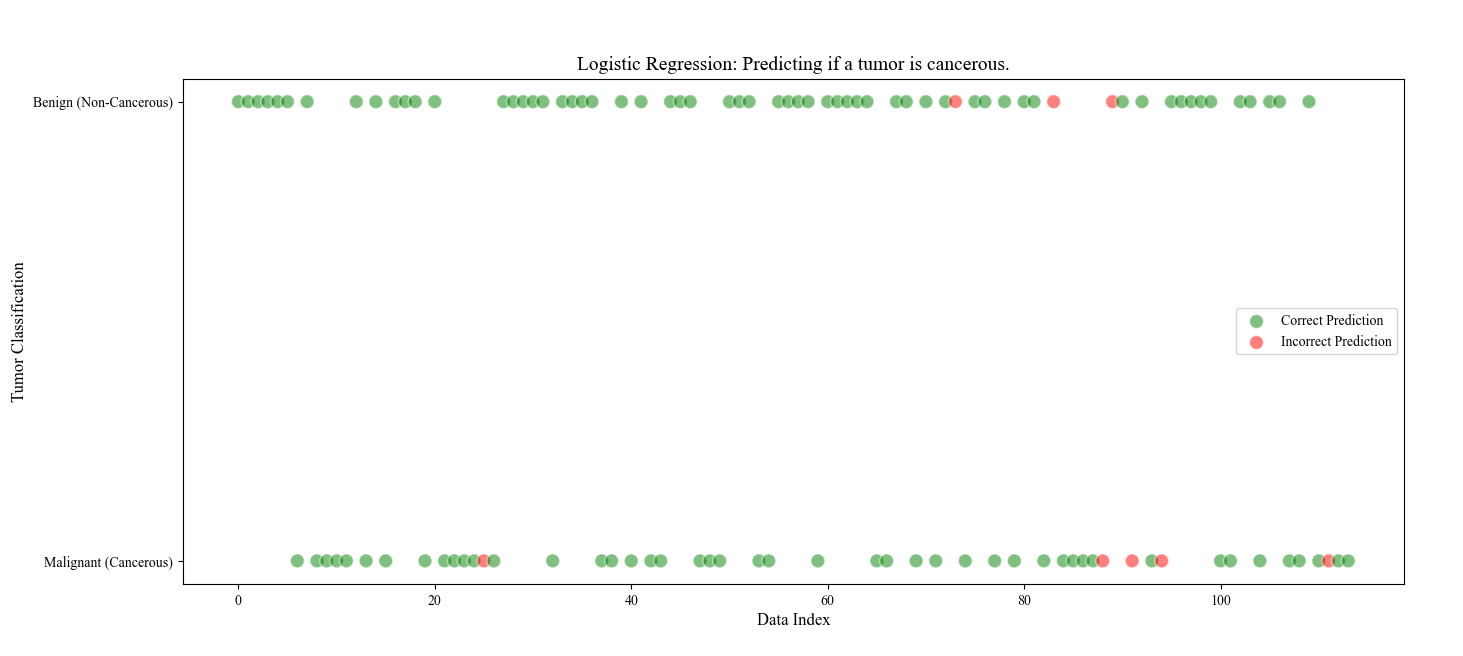

Here is the Python script that generated this plot:
import matplotlib.pyplot as plt
import numpy as np
from sklearn import datasets
from sklearn.model_selection import train_test_split


class LogisticRegression:
    """
    Logistic Regression:
    -> Create probabilities, instead of predicted outcome.
    -> The sigmoid function maps any real-valued number into the range (0, 1), which can correspond to a proability.
    -> So we can plug in a value/prediction to the sigmoid function, and get a corresponding probability.
    -> Optimisation algorithms, such as gradient descent, are used to find optimised model parameters.
    -> The optimisation algorithms iteratively adjust the parameters to minimize a cost function.
    -> The optimisation process enhances the model's ability to make accurate predictions.

    Training:
    1. Predict results using y = (1+exp(-wx+b))^(-1), with w_0 = b_0 = 0.
    2. Calculate error in prediction.
    3. Using gradient descent to find new weight and new bias values.
    4. Repeat n times.

    Testing:
    1. Plug in value from data point into sigmoid function.
    2. Choose label based on given probability.
    """

    def __init__(self, learning_rate=0.001, n_iterations=1000):
        self.learning_rate = learning_rate
        self.n_iterations = n_iterations
        self.weights = None
        self.bias = None

    def fit(self, x, y):
        """Fit the logistic regression model to the training data."""
        n_samples, n_features = x.shape
        self.weights = np.zeros(n_features)
        self.bias = 0

        for _ in range(self.n_iterations):
            # Find linear predictions, then plug into sigmoid to get probabilities:
            linear_predictions = np.dot(x, self.weights) + self.bias
            sigmoid_probabilities = self._sigmoid_function(linear_predictions)

            # Compute gradients of the loss function, wrt weight and bias:
            dw = (1 / n_samples) * np.dot(x.T, (sigmoid_probabilities - y))
            db = (1 / n_samples) * np.sum(sigmoid_probabilities - y)

            # Gradient descent functions:
            self.weights = self.weights - self.learning_rate * dw
            self.bias = self.bias - self.learning_rate * db

    def predict(self, x):
        """Predict the target values using the logistic regression model."""
        y_linear_predictions = np.dot(x, self.weights) + self.bias
        y_sigmoid_probabilities = self._sigmoid_function(y_linear_predictions)
        predictions = [0 if i <= 0.5 else 1 for i in y_sigmoid_probabilities]
        return predictions

    def _sigmoid_function(self, x):
        """Create and return a sigmoid function."""
        sigmoid_function = (1 + np.exp(-x)) ** (-1)
        return sigmoid_function


# ----------------------------------------------------------------------------------------------------------- Test Model
breast_cancer_data = datasets.load_breast_cancer()
x, y = breast_cancer_data["data"], breast_cancer_data["target"]
x_train, x_test, y_train, y_test = train_test_split(x, y, test_size=0.2, random_state=1234)

logistic_regression_model = LogisticRegression()
logistic_regression_model.fit(x_train, y_train)
logistic_regression_model_predictions = logistic_regression_model.predict(x_test)
lrm_accuracy = (np.sum(logistic_regression_model_predictions == y_test) / len(y_test))
print(f"LogisticRegression(learning_rate=0.001, n_iterations=1000) -> accuracy =  {lrm_accuracy * 100:.2f}%")

logistic_regression_model_v2 = LogisticRegression(learning_rate=0.0001, n_iterations=5000)
logistic_regression_model_v2.fit(x_train, y_train)
logistic_regression_model_v2_predictions = y_pred = logistic_regression_model_v2.predict(x_test)
lrm_v2_accuracy = (np.sum(logistic_regression_model_v2_predictions == y_test) / len(y_test))
print(f"LogisticRegression(learning_rate=0.0001, n_iterations=5000) -> accuracy = {lrm_v2_accuracy * 100:.2f}%")

# ------------------------------------------------------------------------------------------------- Plot Linear Fittings
plt.figure(figsize=(10, 6))
plt.rcParams["font.family"] = "serif"
plt.rcParams["font.serif"] = "Times New Roman"

# Plot the predictions with the color coding:
colors = ["green" if prediction == truth else "red" for prediction, truth in zip(y_pred, y_test)]
plt.scatter(range(len(y_test)), logistic_regression_model_predictions, alpha=0.5, c=colors, edgecolors="w", s=100)
plt.yticks([0, 1], ['Malignant (Cancerous)', 'Benign (Non-Cancerous)'])

# Titles, labels and legend:
plt.title("Logistic Regression: Predicting if a tumor is cancerous.", fontsize=14)
plt.xlabel("Data Index", fontsize=12)
plt.ylabel("Tumor Classification", fontsize=12)
plt.scatter([], [], c="green", alpha=0.5, s=100, edgecolors="w", label="Correct Prediction")
plt.scatter([], [], c="red", alpha=0.5, s=100, edgecolors="w", label="Incorrect Prediction")
plt.legend(fontsize=10)
plt.show()
